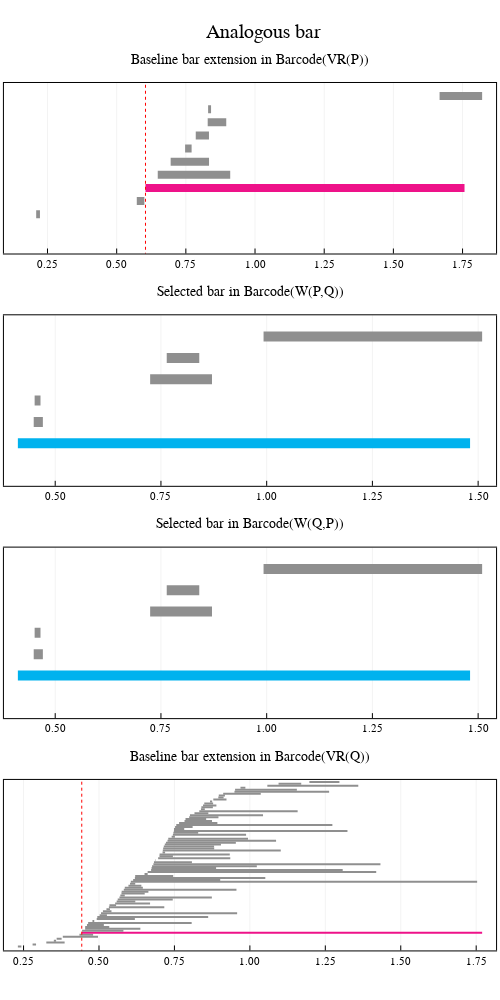

Notebook source saved alongside this figure:
### Markdown cell above
Plot baseline bar extensions

### Code cell
plot_analogous_bars(extension_P, extension_Q, lw_VR_P = 8, lw_W = 10)
